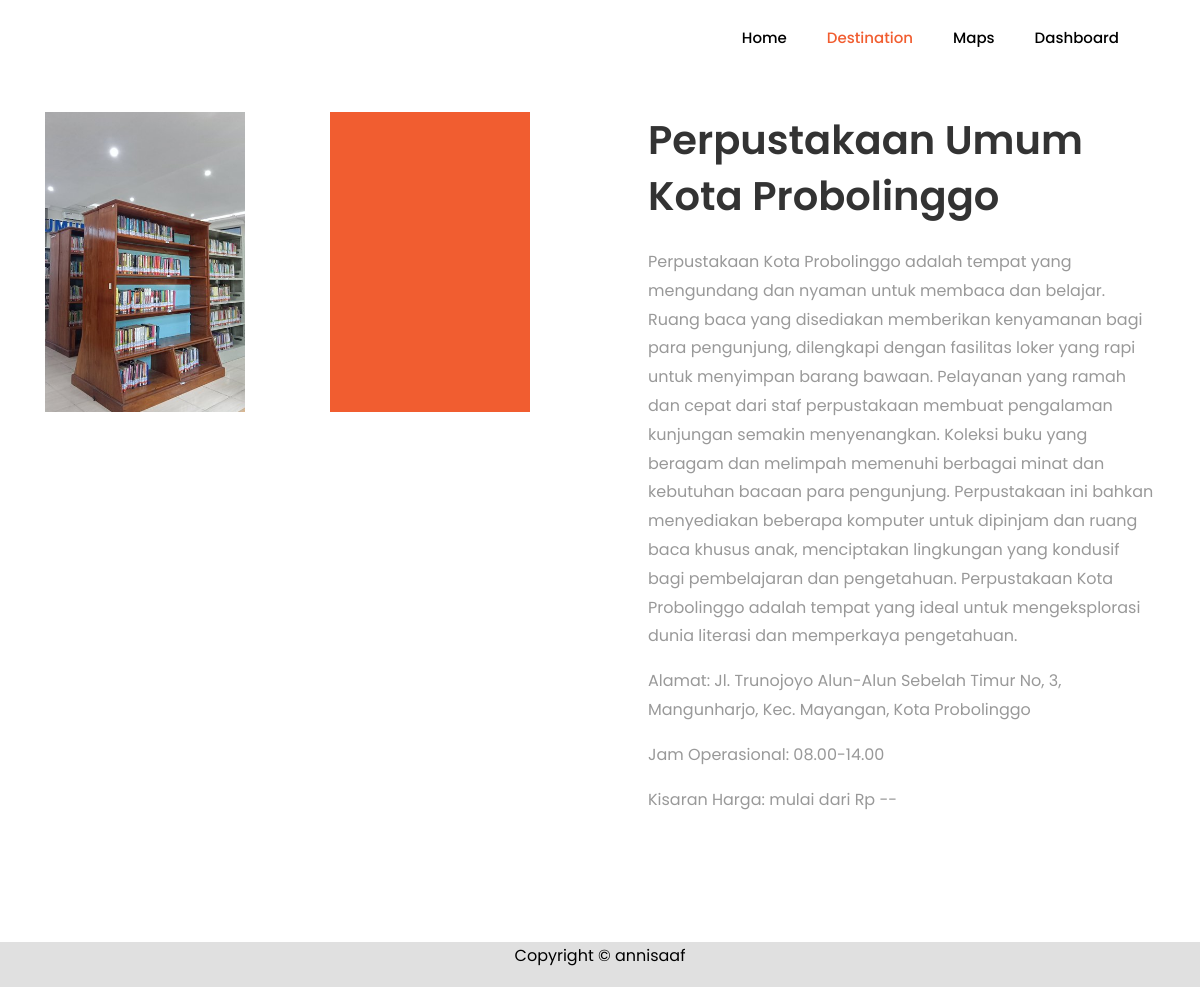
The page /tugas_akhir/konten/LK00009.php on the database its author committed.
### tables this page shows
CREATE TABLE `tb_konten` (
  `id_konten` varchar(255) NOT NULL,
  `id` varchar(255) NOT NULL,
  `deskripsi` longtext NOT NULL,
  `gambar_1` varchar(255) NOT NULL,
  `gambar_2` varchar(255) NOT NULL,
  `gambar_3` varchar(255) NOT NULL,
  `gambar_4` varchar(255) NOT NULL
);

CREATE TABLE `tb_lokasi` (
  `id` varchar(11) NOT NULL,
  `nama` varchar(255) NOT NULL,
  `gambar` varchar(255) NOT NULL,
  `kategori` varchar(255) NOT NULL,
  `lokasi` varchar(999) NOT NULL,
  `rate` varchar(100) NOT NULL,
  `kisaran_harga` varchar(100) NOT NULL,
  `jam_buka` varchar(255) NOT NULL,
  `latitude` varchar(255) NOT NULL,
  `longitude` varchar(255) NOT NULL,
  `redirect_link` varchar(255) NOT NULL
);

### tugas_akhir/konten/LK00009.php (the view, shortened to what this page needs)
<!DOCTYPE html>
<html lang="en">
<head>
	<link rel="stylesheet" href="https://stackpath.bootstrapcdn.com/font-awesome/4.7.0/css/font-awesome.min.css">
	<link rel="stylesheet" href="../css/animate.css">
	<link rel="stylesheet" href="../css/owl.carousel.min.css">
	<link rel="stylesheet" href="../css/owl.theme.default.min.css">
	<link rel="stylesheet" href="../css/magnific-popup.css">
	<link rel="stylesheet" href="../css/bootstrap-datepicker.css">
	<link rel="stylesheet" href="../css/jquery.timepicker.css">
	<link rel="stylesheet" href="../css/flaticon.css">
	<link rel="stylesheet" href="../css/style.css">
</head>
<body>
	<nav class="navbar navbar-expand-lg navbar-dark ftco_navbar bg-dark ftco-navbar-light" id="ftco-navbar">
		<div class="container">
			<div class="collapse navbar-collapse" id="ftco-nav">
				<ul class="navbar-nav ml-auto">
					<li class="nav-item"><a href="/tugas_akhir/index.php" class="nav-link" style="color:black;">Home</a></li>
					<li class="nav-item active"><a href="/tugas_akhir/destination.php" class="nav-link">Destination</a></li>
					<li class="nav-item"><a href="/tugas_akhir/mappings.php" class="nav-link" style="color:black;">Maps</a></li>
					<li class="nav-item"><a href="/tugas_akhir/dashboard-t/aplikasi/admin/dashboard.php" class="nav-link" style="color:black;">Dashboard</a></li>
				</ul>
			</div>
		</div>
	</nav>
    <?php
	include "../koneksi.php";
		$query =  mysqli_query($koneksi, 'SELECT * FROM tb_konten b INNER JOIN tb_lokasi j ON b.id = j.id
        WHERE b.id = "LK00009"');
		while ($d = mysqli_fetch_assoc($query)) {
	?>
		<section class="ftco-section services-section">
			<div class="container">
				<div class="row d-flex">
					<div class="col-md-6 order-md-last heading-section pl-md-5 ftco-animate d-flex align-items-center">
						<div class="w-100">
							<h2 class="mb-4"><?php echo $d['nama']?></h2>
							<p><?php echo $d['deskripsi']?></p>
							<p>Alamat: <?php echo $d['lokasi']?></p2>
                            <p>Jam Operasional: <?php echo $d['jam_buka']?></p2>
                            <p>Kisaran Harga: mulai dari Rp <?php echo $d['kisaran_harga']?></p2>
						</div>
					</div>
					<div class="col-md-6">
						<div class="row">
							<div class="col-md-12 col-lg-6">
								<div class="services services-1" style="background-image: url(../konten/images/<?php echo $d['gambar_1']; ?>); width:200px;height:300px;"></div>
							</div>
							<div class="col-md-12 col-lg-6">
								<div class="services services-1" style="background-image: url(../konten/images/<?php echo $d['gambar_2']; ?>); width:200px;height:300px;"></div>
							</div>
							<?php } ?>
						</div>
					</div>
				</div>
			</div>
		</section>
<footer class="" style="background-color: #E0E0E0;">
	<div class="row">
		<div class="col-md-12 text-center" style="color:black">
			<p>Copyright &copy; annisaaf</a></p>
		</div>
	</div>
</footer>
</body>
</html>

### rows shown on the page
tb_konten: id.nama "Perpustakaan Umum Kota Probolinggo", deskripsi "Perpustakaan Kota Probolinggo adalah tempat yang mengundang dan nyaman untuk membaca dan belajar. Ruang baca yang disediakan memberikan kenyamanan bagi para pengunjung, dilengkapi dengan fasilitas loker yang rapi untuk menyimpan barang bawaan. Pelayanan yang ramah dan cepat dari staf perpustakaan membuat pengalaman kunjungan semakin menyenangkan. Koleksi buku yang beragam dan melimpah memenuhi berbagai minat dan kebutuhan bacaan para pengunjung. Perpustakaan ini bahkan menyediakan beberapa komputer untuk dipinjam dan ruang baca khusus anak, menciptakan lingkungan yang kondusif bagi pembelajaran dan pengetahuan. Perpustakaan Kota Probolinggo adalah tempat yang ideal untuk mengeksplorasi…", id.lokasi "Jl. Trunojoyo Alun-Alun Sebelah Timur No, 3, Mangunharjo, Kec. Mayangan, Kota Probolinggo", id.jam_buka "08.00-14.00", id.kisaran_harga "--", gambar_1 (picture)
